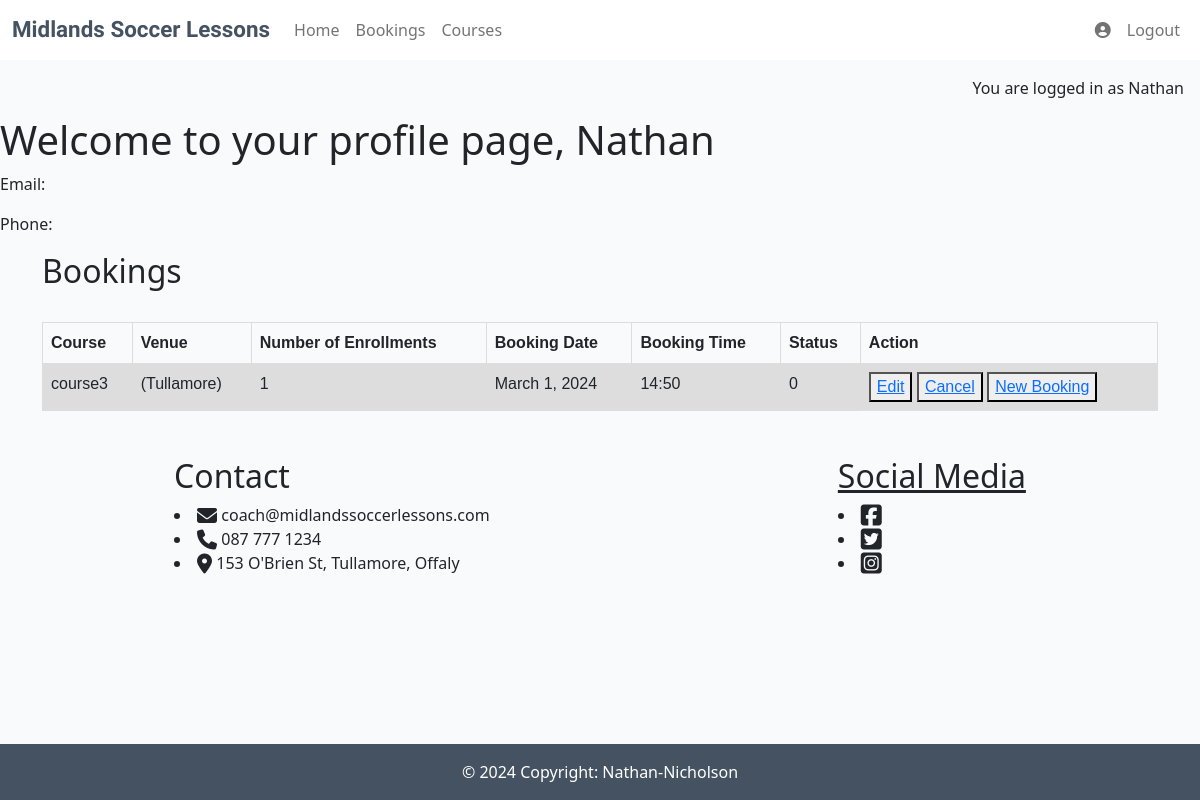
The page /profile/ (signed in) on the database as committed earlier.
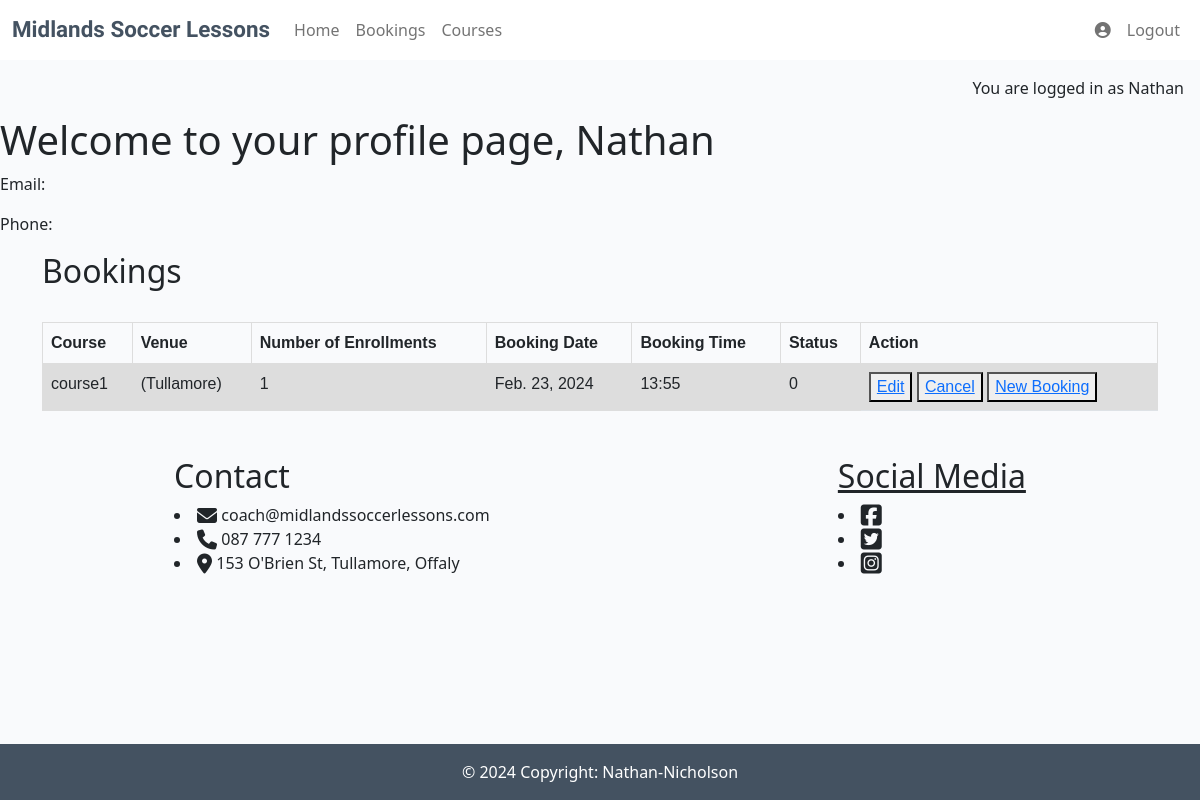
The same page on the database as committed later.
### soccer/models.py (models this page shows, shortened)
class Booking(models.Model):
    course_choice = [
        ('course1', "COURSE1 - Boys Aged 7-14 (60euros per boy)"),
        ('course2', "COURSE2 - Boys Aged 14-21 (80euros per boy)"),
        ('course3', "COURSE3 - Girls Aged 9-14 (40euros per girl)"),
    ]
    user = models.ForeignKey(
        User, on_delete=models.CASCADE,
        related_name="soccer"
    )
    first_name = models.CharField(max_length=20)
    last_name = models.CharField(max_length=20)
    course_selection = models.CharField(max_length=100, choices=course_choice)
    email = models.EmailField()
    contact_phone = models.CharField(max_length=15, null=False, blank=False)
    booking_date = models.DateField(null=False, blank=False)
    booking_time = models.CharField(null=False, blank=False, max_length=5)
    number_of_attendees = models.IntegerField(default=1, blank=False)
    booking_status = models.IntegerField(choices=BOOKING_STATUS, default=0)

### soccer/views.py (the view)
# urls.py: path('profile/', views.profile, name='profile'),
def profile(request):
    context = {}
    form = BookingForm()
    bookings = Booking.objects.all()
    if 'save' in request.POST:
        form = BookingForm(request.POST)
    if form.is_valid():
        form.save()
    elif 'delete' in request.POST:
        pk = request.POST.get('delete')
        booking = Booking.objects.get(id=pk)
        booking.delete()
    elif 'edit' in request.POST:
        pk = request.POST.get('edit')
        booking = Booking.objects.get(id=pk)
        form = BookingForm(instance=booking)
    context['form'] = form
    return render(request, "soccer/profile.html", {'bookings': bookings})

### soccer/templates/soccer/profile.html
{% extends "base.html" %}
{% load static %}
{% url 'profile' as profile_url %}
{% block content %}
<h1>Welcome to your profile page, {{ user.username }}</h1>
<div>
  <p>Email: {{ user.email }}</p>
  <p>Phone: {{ booking.phone }}</p>
</div>
<div class="container">
    <div><h2>Bookings</h2>
        <div class="bookings">
          {% for booking in bookings %}
          {% if user == booking.user %}
        <table class="table">
          <tr class="tr">
            <th class="th">Course</th><br>
            <th class="th">Venue</th>
            <th class="th">Number of Enrollments</th>
            <th class="th">Booking Date</th>
            <th class="th">Booking Time</th>
            <th class="th">Status</th>
            <th class="th">Action</th>
          </tr>
          <tr class="tr">
            <div class="booking">
              <td class="td">{{ booking.course_selection }}</td>
            </div>
            <td class="td">(Tullamore)</td>
            <td class="td">{{ booking.number_of_attendees }}</td>
            <td class="td">{{ booking.booking_date }}</td>
            <td class="td">{{ booking.booking_time }}</td>
            <td class="td">{{ booking.booking_status }}</td>
            <td><button formnovalidate name="edit" value="{{ booking.id }}"><a  href="{% url 'edit_booking' booking.id %}">Edit</a></button>
              <button formnovalidate name="delete" value="{{  booking.id }}" type="submit" onclick="return confirm('Are you sure you want to CANCEL your booking?');"><a href="{% url 'delete_booking' booking.id %}">Cancel</a></button>
              <button id="myBtn" name="save" value="{{  booking.id }}"><a href="{% url 'bookings' %}">New Booking</a></button></td>
          </tr>
        </table>
        {% endif %}
        {% endfor %}
      </div>
    </div>
  </div>
{% endblock %}

Rows that differ between the two databases and show on the page:
removed Booking: course_selection "course3", number_of_attendees "1", booking_date "March 1, 2024", booking_time "14:50", booking_status "0", {{ booking.id }} 7 (drawn)
added Booking: course_selection "course1", number_of_attendees "1", booking_date "Feb. 23, 2024", booking_time "13:55", booking_status "0", {{ booking.id }} 14 (drawn)
